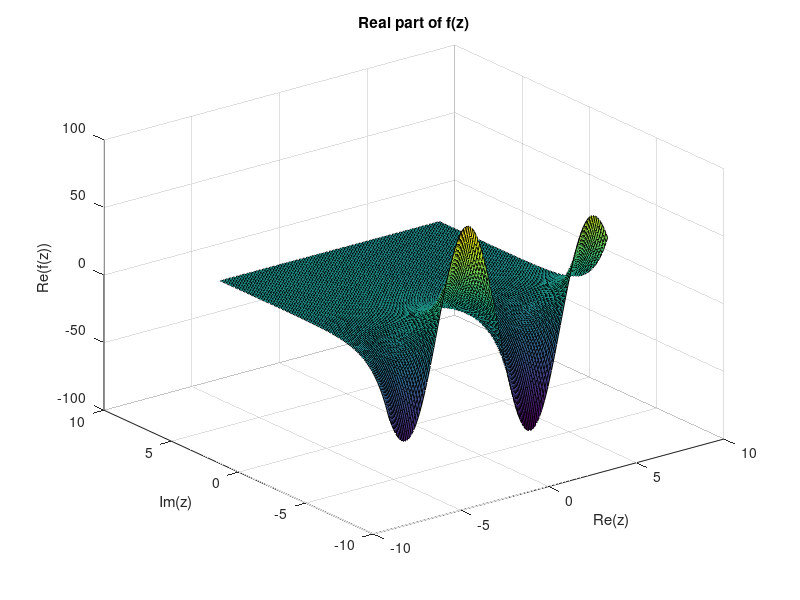
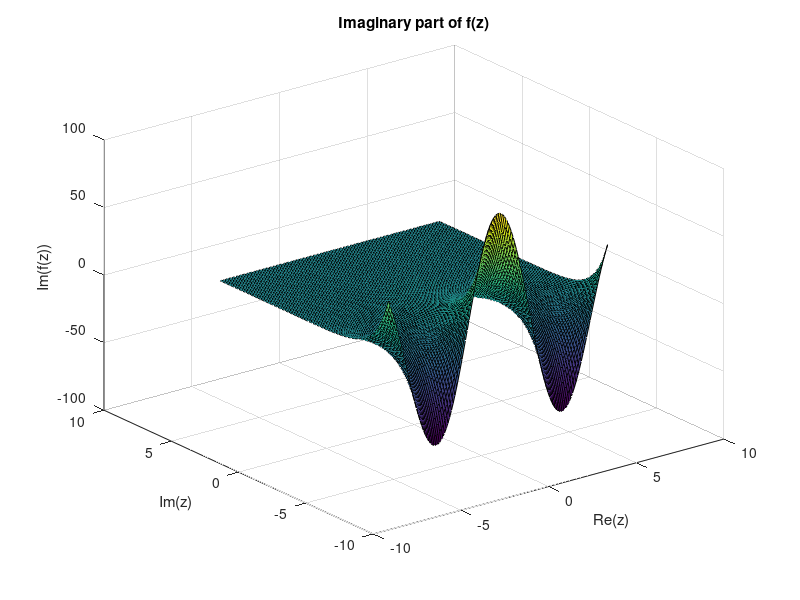
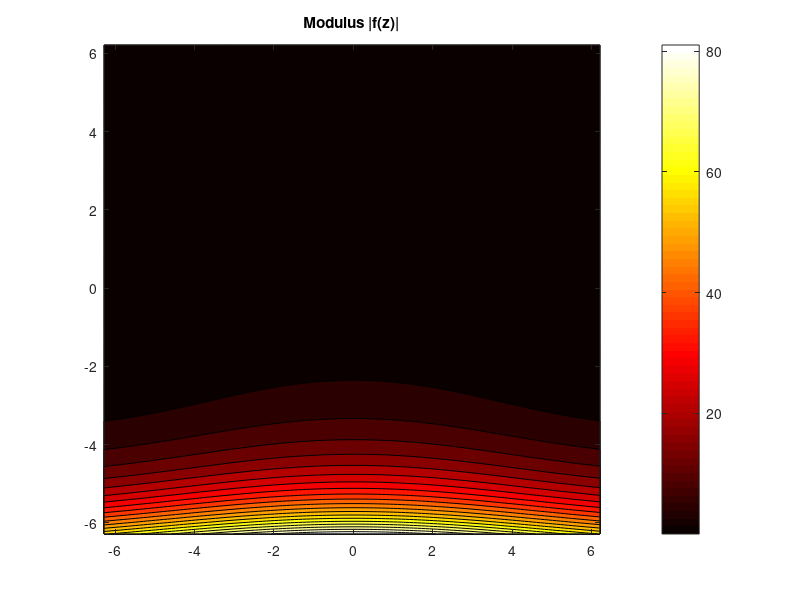
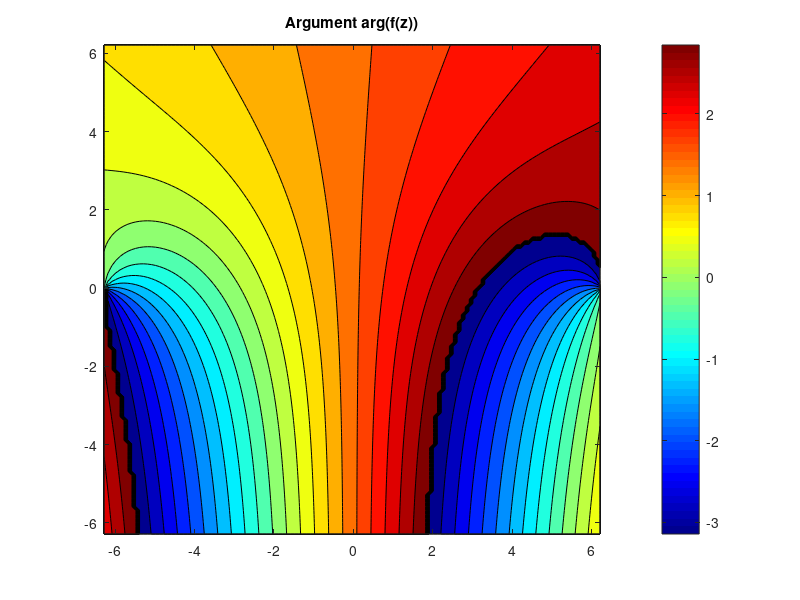

These figures' MATLAB source, in order:
%% Task 1: Define Complex Function and Grid
realAxis = -2*pi:0.1:2*pi;
imagAxis = -2*pi:0.1:2*pi;
[realGrid, imagGrid] = meshgrid(realAxis, imagAxis);
complexGrid = realGrid + 1i*imagGrid;

funcValues = (exp(1i*complexGrid) - 1) ./ complexGrid;   % f(z) = (e^{iz}-1)/z
funcValues(complexGrid == 0) = 1;   % handle singularity at z=0 (limit = i, but keep finite for plotting; adjust if needed)

%% Task 2: Real and Imaginary Parts
figure;
surf(realGrid, imagGrid, real(funcValues));
title('Real part of f(z)');
xlabel('Re(z)'); ylabel('Im(z)'); zlabel('Re(f(z))');

figure;
surf(realGrid, imagGrid, imag(funcValues));
title('Imaginary part of f(z)');
xlabel('Re(z)'); ylabel('Im(z)'); zlabel('Im(f(z))');

%% Task 3: Modulus and Argument
figure;
contourf(realGrid, imagGrid, abs(funcValues), 20);
colormap(hot);
colorbar;
title('Modulus |f(z)|');

figure;
contourf(realGrid, imagGrid, angle(funcValues), 20);
colormap(jet);
colorbar;
title('Argument arg(f(z))');

%% Task 4: Customize Plots
figure;
surf(realGrid, imagGrid, abs(funcValues), 'EdgeColor', 'none');
colormap(cool);
colorbar;
title('Customized |f(z)| Surface');

%% Task 5: Animate as z varies along a path
figure;
pathAngles = linspace(0, 2*pi, 200);
pathPoints = 3 * exp(1i*pathAngles);   % circular path of radius 3

pathReal = real(pathPoints);
pathImag = imag(pathPoints);

hold on;
axis([-4 4 -4 4]);
xlabel('Re(z)'); ylabel('Im(z)');
title('Animation: z traveling along a path');
markerHandle = plot(pathReal(1), pathImag(1), 'ro', 'MarkerSize', 8, 'MarkerFaceColor', 'r');

for frameIdx = 1:length(pathAngles)
    set(markerHandle, 'XData', pathReal(frameIdx), 'YData', pathImag(frameIdx));
    drawnow;
    pause(0.02);
end
hold off;
